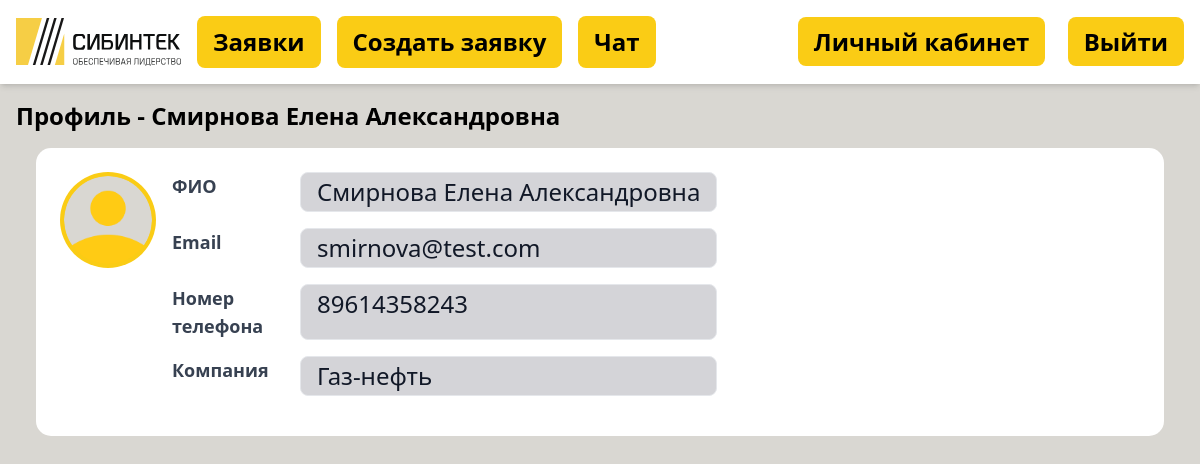
The app's page /profile/3 (signed in) with its own data.
### accounts/models.py (models this page shows)
class CustomUser(AbstractUser):
    company = models.CharField(max_length=100)
    phone = models.CharField(max_length=20)
    email = models.EmailField(unique=True)
    is_staff = models.BooleanField(default=False)

### accounts/views.py (the view)
# urls.py: path('profile/<user_id>', views.ProfileDetailView.as_view(), name='profile_detail'),
class ProfileDetailView(LoginRequiredMixin, DetailView):
    model = CustomUser
    template_name = 'accounts/profile_detail.html'
    context_object_name = 'userprofile'
    pk_url_kwarg = 'user_id'  # URL parameter name for the user's ID
    def get_queryset(self):
        return CustomUser.objects.all()

### accounts/templates/accounts/profile_detail.html (shortened to what this page needs)
{% extends 'base.html' %}
{% load static %}
{% block content %}
    <h1 class="text-2xl font-bold m-4">Профиль  - {{ userprofile.username }}</h1>
    <div class="bg-white p-6 mx-9 rounded-[15px]">
        <div class="flex items-start">
            <img src="{% static 'images/logo.png' %}" alt="Логотип" class="bg-yellow-400 rounded-full p-1 w-24 h-24">
            <div class="ml-4 flex flex-col">
                <div class="flex mb-4">
                    <p class="text-lg text-gray-700 font-semibold w-32">ФИО</p>
                    <p class="text-gray-900 border rounded-lg bg-zinc-300 flex-1 py-1 px-4 leading-tight">{{ userprofile.username }}</p>
                </div>
                <div class="flex mb-4">
                    <p class="text-lg text-gray-700 font-semibold w-32">Email</p>
                    <p class="text-gray-900 border rounded-lg bg-zinc-300 flex-1 py-1 px-4 leading-tight">{{ userprofile.email }}</p>
                </div>
                <div class="flex mb-4">
                    <p class="text-lg text-gray-700 font-semibold w-32">Номер телефона</p>
                    <p class="text-gray-900 border rounded-lg bg-zinc-300 flex-1 py-1 px-4 leading-tight ">{{ userprofile.phone }}</p>
                </div>
                <div class="flex mb-4">
                    <p class="text-lg text-gray-700 font-semibold w-32">Компания</p>
                    <p class="text-gray-900 border rounded-lg bg-zinc-300 flex-1 py-1 px-4 leading-tight">{{ userprofile.company }}</p>
                </div>
            </div>
        </div>
    </div>
{% endblock %}

### static/css/styles.css (style rules this page uses)
body { background-color: #D9D7D2; font-size: 1.5em; }

### records on screen
CustomUser: username "Смирнова Елена Александровна", email "smirnova@test.com", phone "89614358243", company "Газ-нефть"
